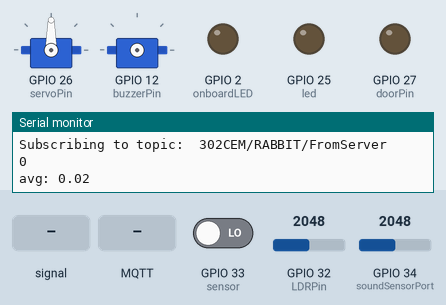
Recording of a program running on a simulated ESP32. On the bench: 2 × servo, output pins drawn as LEDs (lit = HIGH), the last lines printed to the serial monitor. Wiring (inferred from the names in the program): servo: signal GPIO 12. The test bench sets the inputs (shaded band); at power-on: GPIO 34 (soundSensorPort) = 2048, GPIO 32 (LDRPin) = 2048, GPIO 33 (sensor) LOW. WiFi joins after 1.5 s; servers stay silent unless stated; no MQTT or app messages arrive unless stated; servo pulses on a pin are drawn as a servo (544–2400 µs = 0–180°); pins used as bus, display or sensor lines are not drawn.

Above: at 2.7 s.
2.8 s: GPIO 34 (soundSensorPort) fed a 200 Hz sine of ±1842 counts around its level
At 4.16 s:
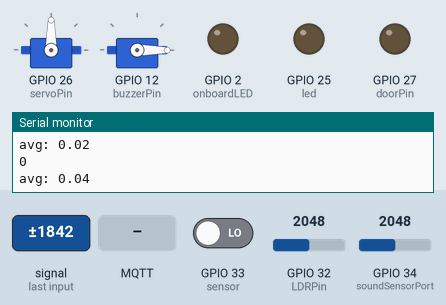
5.8 s: MQTT message "light" arrives on the first subscribed topic
At 7.0 s:
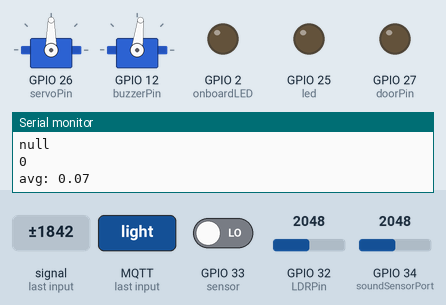
7.3 s: GPIO 34 (soundSensorPort) set to 20
8.8 s: GPIO 34 (soundSensorPort) set to 400
10.3 s: GPIO 34 (soundSensorPort) set to 459
13.3 s: GPIO 34 (soundSensorPort) set to 491
Timing chart, 0 to 16.3 s (numbered marks = the images above; inputs shaded):
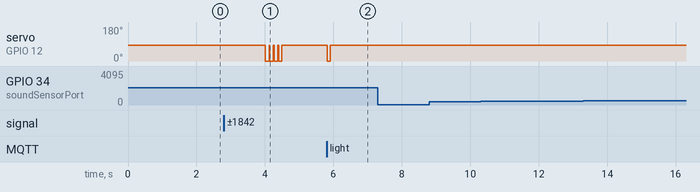

The program:

main.cpp
```cpp
#include <Arduino.h>
#include <ArduinoJson.h>
#include <analogWrite.h>
#include <Servo.h>

#include <WiFi.h>
#include <WiFiClientSecure.h>
#include <PubSubClient.h>

#include "mqttcert.h"


int led = 25;
bool ledOn = false;
int ledIntensity = 255;
int sensor = 33;
String dataToSend;
int sensorval = 0;
int valueReturned;
int timerMax = 60;
long timerSecond = 0;
const double ledPower = 0.0818;
double ledPowerUsed = 0;
double powerUsed = 0;
int ledTimer = 0;

int LDRPin = 32;
float LDRReadVal = 0;
float LDRCalcVal = 0;
float lightIntensity = 0;

int soundSensorPort = 34;
float soundSensorReading = 0;
float soundSensorVal = 0;
float soundValAvg = 0;
int servoPin = 26;

    float average = 0;
    float savedValues[30];
    int counter = 0;

bool alarmSet = true;
bool doorSet = false;
int doorPin = 27;
float soundSensorUpperLimit = 0;

int buzzerPin = 12;


WiFiClientSecure espClient;
PubSubClient mqttClient(espClient);
Servo myServo;

long lastMsgTimer = 0;
const int onboardLED = 2; // GPIO2 (D2) on the DOIT-ESP32-DevKitV1
const int LEDLightPort = 32;

// The receivedCallback() function will be invoked when this client receives data about the subscribed topic:
 void receivedCallback(char* topic, byte* payload, unsigned int length)
 {
    Serial.print("\nMessage received on topic:  ");
    Serial.print(topic);
    Serial.print("  Message reads:  ");

    //Example json reading data and outputting to console
    DynamicJsonDocument doc(1024);
    String input = ((char *)payload);
    Serial.println(input);
    deserializeJson(doc, input);
    JsonObject obj = doc.as<JsonObject>();
    String type = obj["type"];
    int state = obj["state"];
    String val = obj["val"];
    Serial.println(type);

    if(type.equals("light")){
   //     if(val.equals("intensity")){
            switch(state){
                case 0: ledIntensity = 0;
                        ledPowerUsed = 0;
                break;
                case 1: ledIntensity = 64;
                        ledPowerUsed = ledPower/4;
                break;
                case 2: ledIntensity = 127;
                        ledPowerUsed = ledPower/2;
                break;
                case 3: ledIntensity = 192;
                        ledPowerUsed = ledPower * 3/4;
                break;
                case 4: ledIntensity = 255;
                        ledPowerUsed = ledPower;
                break;
            }
            if (ledOn == true){
                analogWrite(led, lightIntensity);
        }
    //    }
     /*   else if (val.equals("timer")){
             switch(state){
                case 0: timerMax = 15;
                break;
                case 1: timerMax = 30;
                break;
                case 2: timerMax = 45;
                break;
                case 3: timerMax = 60;
                break;
                case 4: timerMax = 75;
                break;
             }
        } */
    }
    else if(type.equals("alarm")){
        switch(state){
            case 0: alarmSet = false;
            break;
            case 1: alarmSet = true;
            break;
        }
    }
    else if(type.equals("door")){
        switch(state){
            case 0:
            // myServo.write(0);
            doorSet = false;
            break;
            case 1:
            // myServo.write(45);
            doorSet = true;
            break;
        }
    }

    Serial.println();
}

// The mqttConnect() function will attempt to connect to MQTT and subscribe to a topic feed:
void mqttConnect() {
    while (!mqttClient.connected()) {

        Serial.print("In mqttConnect(), connecting...  ");

        if (mqttClient.connect(MQTT_CLIENT_ID, MQTT_USERNAME.c_str(), MQTT_PASSWORD)) {
            Serial.println("...connected to mqtt server!");
            Serial.print("Subscribing to topic:  ");
            Serial.println(MQTT_TOPIC_NAME_SUBSCRIBE.c_str());

            // Subscribe topic with default QoS 0
            // Let's just subscribe to the same feed we are publishing to, to see if our message gets recorded.
            mqttClient.subscribe(MQTT_TOPIC_NAME_SUBSCRIBE.c_str());

        } else {
            Serial.println("...mqttConnect() failed, status code =");
            Serial.println(mqttClient.state());
            Serial.println("try again in 5 seconds...");
            delay(5000); // Wait 5 seconds before retrying
        }
    }
}

void setup() {
    pinMode(onboardLED, OUTPUT);
    pinMode(led, OUTPUT);
    pinMode(doorPin, OUTPUT);
    pinMode(buzzerPin, OUTPUT);
    pinMode(sensor, INPUT);
    pinMode(soundSensorPort, INPUT);
    pinMode(LDRPin, INPUT);
    analogWriteResolution(led, 12);
    myServo.attach(servoPin);

    Serial.begin(9600);
    Serial.println();
    Serial.println();
    Serial.println("Hello MQTT program");
    Serial.print("Attempting to connect to WiFi SSID:  ");
    Serial.println(WIFI_SSID);
    Serial.print("Connecting");

    // We start by connecting to a WiFi network
    WiFi.begin(WIFI_SSID, WIFI_PASSWORD);

    while (WiFi.status() != WL_CONNECTED) {
        delay(500);
        Serial.print(".");
    }

    Serial.println("");
    Serial.println("WiFi connected");
    Serial.print("IP address:  ");
    Serial.println(WiFi.localIP());

    Serial.println("Setting up MQTT...");

    // We need a certificate in order to do a __secure__ TLS/SSL connection to our server
    espClient.setCACert(CA_CERT);

    // Port 1883 is reserved with IANA for use with MQTT.
    // TCP/IP port 8883 is also registered, for using MQTT over SSL.
    // help url:  http://www.iotsharing.com/2017/08/how-to-use-esp32-mqtts-with-mqtts-mosquitto-broker-tls-ssl.html
    mqttClient.setServer(MQTT_SERVER, 8883); // Port 8883 for MQTT over SSL.

    // The receivedCallback() function will be invoked when this client receives the subscribed topic:
    mqttClient.setCallback(receivedCallback);
}

void loop() {

    mqttConnect();

    // this function will listen for incoming subscribed topic processes and invoke receivedCallback()
    mqttClient.loop();
        long now = millis();

        sensorval = digitalRead(sensor);

        soundSensorReading = analogRead(soundSensorPort);
        soundSensorVal = soundSensorReading / 4096 ;
        //Serial.print("Sound: ");
        //Serial.println(soundSensorVal);

        //Simulate door being locked.
        if(doorSet == true){
            digitalWrite(doorPin, HIGH);
        }
        if(doorSet == false){
            digitalWrite(doorPin, LOW);
        }

        //Does action every second
        if(((now - timerSecond) / 1000) > 1) {
            timerSecond = now;
            Serial.println(sensorval);
            if (ledOn) {powerUsed = powerUsed + ledPowerUsed;}


            savedValues[counter] = soundSensorVal;
            average = 0;

            for(int i = 0; i < 30; i++){
                average = average + savedValues[i];
            }
            average = average/30;
            soundSensorUpperLimit = average * 1.75;

            Serial.print("avg: ");
            Serial.println(average);
            counter = counter + 1;
            if(counter == 30){
                counter = 0;
                Serial.println("Has reset average counter");
            }
            /* Checking for if acting on recieving alarm setting from front end.
            if(alarmSet == true){
                Serial.print("Alarm is set");
            }
            else if(alarmSet == false){
                Serial.print("Alarm is not set");
            }
            if(doorAlarmSet == true){
                Serial.print("door alarm is set");
            }
            else if(doorAlarmSet == false){
                Serial.print("dooralarm is not set");
            }
            */
        }

        //LDR reading.
        LDRReadVal = analogRead(LDRPin);
        LDRCalcVal = ((LDRReadVal / 4096) - 0.5) * 2 ;
        lightIntensity = ledIntensity * LDRCalcVal;

        if (sensorval == HIGH)
        {
        ledTimer = now;
        analogWrite(led, lightIntensity);
        ledOn = true;
       // Serial.println("Movement detected");
        }

       //Buzzer code
       if(alarmSet == true){
            if((soundSensorVal > soundSensorUpperLimit) || (sensorval == HIGH)){
                digitalWrite(buzzerPin, LOW);   // turn the Buzz ON
                //Serial.println("Buzzer turned on correctly of the most incourse of action.");
            }
            else{

                digitalWrite(buzzerPin, HIGH);   // turn the LED/Buzz OFF
            }
        }
        if(alarmSet == false){
            digitalWrite(buzzerPin,HIGH);
        }


        //Led timer:
        if((now - ledTimer) / 1000 > timerMax){
            ledOn = false;
            analogWrite(led, 0);
        //    Serial.println("Timer finished");
        }


    // we send a reading every 10 secs
    // we count until 5 secs reached to avoid blocking program (instead of using delay())

    if (now - lastMsgTimer > 30000) {
        lastMsgTimer = now;

        /*
        soundSensorReading = analogRead(soundSensorPort);
        soundSensorVal = (soundSensorReading / 4096) * 3;
        Serial.print(soundSensorVal);
        Serial.print("Sound: ");
        Serial.print(soundSensorVal);

        savedValues[counter] = soundSensorVal;
        average = 0;

        for(int i = 0; i < 30; i++){
            average = average + savedValues[i];
        }
        average = average/30;

        Serial.print("avg: ");
        Serial.print(average);
        counter = counter + 1;
        if(counter == 30){
            counter = 0;
        }
        */


        dataToSend = powerUsed;
        powerUsed = 0;
        // just convert time stamp to a c-string and send as data:
        // dataToSend could be a sensor reading instead
        Serial.println();
        Serial.print("Publishing data:  ");
        Serial.println(dataToSend);
        mqttClient.publish(MQTT_TOPIC_NAME_PUBLISH.c_str(), dataToSend.c_str());
    }
}
/*
float averageCalculator(float readValue, int averageSpread){
    float average;
    float savedValues[averageSpread];
    int counter;

    savedValues[counter] = readValue;
    average = 0;

    for(int i = 0; i < averageSpread; i++){
        average = average + savedValues[i];
    }
    average = average/averageSpread;

    Serial.print("avg: ");
    Serial.print(average);
    counter = counter + 1;
    if(counter == averageSpread){
        counter = 0;
    }
    return average;
}
*/
```

mqttcert.h
```cpp
// Chris Bass - Coventry University
// 13/04/2019
// Secure encrypted MQTT with TLS/SSL using the ESP32 esp32doit-devkit-v1
// mqttcert.h
// Contains the login credentials and certificate for the mqtt.coventry.ac.uk server

#include <string>

// WiFi ssid and password, change it with your ssid and password:
//const char* WIFI_SSID = "ECL-LEGO-ROBOTS";
//const char* WIFI_PASSWORD = "9cjjp64270";
const char* WIFI_SSID = "Glide0178348-2G";
const char* WIFI_PASSWORD = "CBF6C6828D";

// MQTT IP address of the PC/raspberry where you installed MQTT Server:
const char* MQTT_SERVER = "mqtt.coventry.ac.uk";
const char* MQTT_CLIENT_ID = "safwatn";  // unique client ID for this device
const std::string MQTT_USERNAME = "302CEM";
const char* MQTT_PASSWORD = "n3fXXFZrjw";
// topic name must be in "username/topicname" for our server format, so concatenate strings
const std::string MQTT_TOPIC_NAME_PUBLISH   = MQTT_USERNAME + "/RABBIT/FromMicro";
const std::string MQTT_TOPIC_NAME_SUBSCRIBE = MQTT_USERNAME + "/RABBIT/FromServer";


// TLS/SSL certificate for encrypted mqtt:
const char* CA_CERT =
    "-----BEGIN CERTIFICATE-----\n" \
    "MIIFYDCCA0igAwIBAgIURFc0JFuBiZs18s64KztbpybwdSgwDQYJKoZIhvcNAQEL\n" \
    "BQAwSDELMAkGA1UEBhMCQk0xGTAXBgNVBAoTEFF1b1ZhZGlzIExpbWl0ZWQxHjAc\n" \
    "BgNVBAMTFVF1b1ZhZGlzIFJvb3QgQ0EgMiBHMzAeFw0xMjAxMTIxODU5MzJaFw00\n" \
    "MjAxMTIxODU5MzJaMEgxCzAJBgNVBAYTAkJNMRkwFwYDVQQKExBRdW9WYWRpcyBM\n" \
    "aW1pdGVkMR4wHAYDVQQDExVRdW9WYWRpcyBSb290IENBIDIgRzMwggIiMA0GCSqG\n" \
    "SIb3DQEBAQUAA4ICDwAwggIKAoICAQChriWyARjcV4g/Ruv5r+LrI3HimtFhZiFf\n" \
    "qq8nUeVuGxbULX1QsFN3vXg6YOJkApt8hpvWGo6t/x8Vf9WVHhLL5hSEBMHfNrMW\n" \
    "n4rjyduYNM7YMxcoRvynyfDStNVNCXJJ+fKH46nafaF9a7I6JaltUkSs+L5u+9ym\n" \
    "c5GQYaYDFCDy54ejiK2toIz/pgslUiXnFgHVy7g1gQyjO/Dh4fxaXc6AcW34Sas+\n" \
    "O7q414AB+6XrW7PFXmAqMaCvN+ggOp+oMiwMzAkd056OXbxMmO7FGmh77FOm6RQ1\n" \
    "o9/NgJ8MSPsc9PG/Srj61YxxSscfrf5BmrODXfKEVu+lV0POKa2Mq1W/xPtbAd0j\n" \
    "IaFYAI7D0GoT7RPjEiuA3GfmlbLNHiJuKvhB1PLKFAeNilUSxmn1uIZoL1NesNKq\n" \
    "IcGY5jDjZ1XHm26sGahVpkUG0CM62+tlXSoREfA7T8pt9DTEceT/AFr2XK4jYIVz\n" \
    "8eQQsSWu1ZK7E8EM4DnatDlXtas1qnIhO4M15zHfeiFuuDIIfR0ykRVKYnLP43eh\n" \
    "vNURG3YBZwjgQQvD6xVu+KQZ2aKrr+InUlYrAoosFCT5v0ICvybIxo/gbjh9Uy3l\n" \
    "7ZizlWNof/k19N+IxWA1ksB8aRxhlRbQ694Lrz4EEEVlWFA4r0jyWbYW8jwNkALG\n" \
    "cC4BrTwV1wIDAQABo0IwQDAPBgNVHRMBAf8EBTADAQH/MA4GA1UdDwEB/wQEAwIB\n" \
    "BjAdBgNVHQ4EFgQU7edvdlq/YOxJW8ald7tyFnGbxD0wDQYJKoZIhvcNAQELBQAD\n" \
    "ggIBAJHfgD9DCX5xwvfrs4iP4VGyvD11+ShdyLyZm3tdquXK4Qr36LLTn91nMX66\n" \
    "AarHakE7kNQIXLJgapDwyM4DYvmL7ftuKtwGTTwpD4kWilhMSA/ohGHqPHKmd+RC\n" \
    "roijQ1h5fq7KpVMNqT1wvSAZYaRsOPxDMuHBR//47PERIjKWnML2W2mWeyAMQ0Ga\n" \
    "W/ZZGYjeVYg3UQt4XAoeo0L9x52ID8DyeAIkVJOviYeIyUqAHerQbj5hLja7NQ4n\n" \
    "lv1mNDthcnPxFlxHBlRJAHpYErAK74X9sbgzdWqTHBLmYF5vHX/JHyPLhGGfHoJE\n" \
    "+V+tYlUkmlKY7VHnoX6XOuYvHxHaU4AshZ6rNRDbIl9qxV6XU/IyAgkwo1jwDQHV\n" \
    "csaxfGl7w/U2Rcxhbl5MlMVerugOXou/983g7aEOGzPuVBj+D77vfoRrQ+NwmNtd\n" \
    "dbINWQeFFSM51vHfqSYP1kjHs6Yi9TM3WpVHn3u6GBVv/9YUZINJ0gpnIdsPNWNg\n" \
    "KCLjsZWDzYWm3S8P52dSbrsvhXz1SnPnxT7AvSESBT/8twNJAlvIJebiVDj1eYeM\n" \
    "HVOyToV7BjjHLPj4sHKNJeV3UvQDHEimUF+IIDBu8oJDqz2XhOdT+yHBTw8imoa4\n" \
    "WSr2Rz0ZiC3oheGe7IUIarFsNMkd7EgrO3jtZsSOeWmD3n+M\n" \
    "-----END CERTIFICATE-----\n";
```

Measured:
- after the input at 2.8 s, servo on GPIO 12 (buzzerPin): 83° → 0° after 1.2 s, → 83° 0.48 s later
- after the input at 5.8 s, servo on GPIO 12 (buzzerPin): 83° → 0° at once, → 83° 0.09 s later
